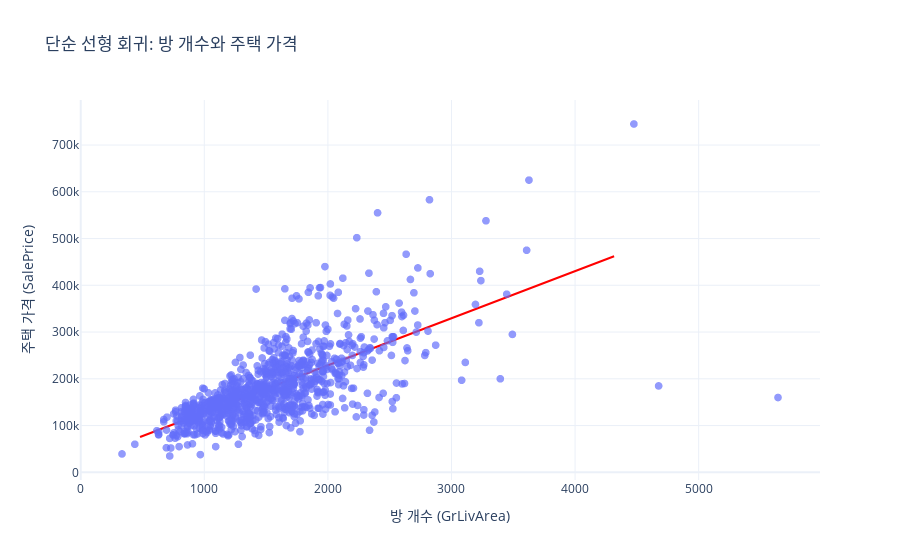

Notebook code cell kept with this figure:
### Code cell
# 시각화 (Plotly Express 사용)
# 원본 데이터와 회귀선을 함께 그리기
fig = px.scatter(x=X_train['GrLivArea'], y=y_train,
                 labels={'x': '방 개수 (GrLivArea)', 'y': '주택 가격 (SalePrice)'},
                 title='단순 선형 회귀: 방 개수와 주택 가격',
                 template='plotly_white')

# 회귀선 추가 (Plotly의 trendline 기능 활용)
fig.update_traces(marker=dict(size=8, opacity=0.7))
fig.add_trace(px.line(x=X_test['GrLivArea'], y=y_pred).data[0]) # 예측된 라인
fig.data[1].line.color = 'red'
fig.data[1].name = '회귀선'

fig.show()

### Figure 1 — Plotly figure (JSON) as saved in the notebook; plotly's stock layout.template omitted (floating-point values rounded to 4 significant figures; data arrays with more than 128 entries replaced by an {"elided": "..."} marker saying what was removed)
{"data": [{"hovertemplate": "방 개수 (GrLivArea)=%{x}<br>주택 가격 (SalePrice)=%{y}<extra></extra>", "legendgroup": "", "marker": {"color": "#636efa", "opacity": 0.7, "size": 8, "symbol": "circle"}, "mode": "markers", "name": "", "showlegend": false, "type": "scattergl", "x": {"elided": "1022 int values"}, "xaxis": "x", "y": {"elided": "1022 int values"}, "yaxis": "y"}, {"hovertemplate": "x=%{x}<br>y=%{y}<extra></extra>", "legendgroup": "", "line": {"color": "red", "dash": "solid"}, "marker": {"symbol": "circle"}, "mode": "lines", "name": "회귀선", "orientation": "v", "showlegend": false, "type": "scatter", "x": {"elided": "438 int values"}, "xaxis": "x", "y": {"elided": "438 float values"}, "yaxis": "y"}], "layout": {"legend": {"tracegroupgap": 0}, "title": {"text": "단순 선형 회귀: 방 개수와 주택 가격"}, "xaxis": {"anchor": "y", "domain": [0, 1], "title": {"text": "방 개수 (GrLivArea)"}}, "yaxis": {"anchor": "x", "domain": [0, 1], "title": {"text": "주택 가격 (SalePrice)"}}}}
